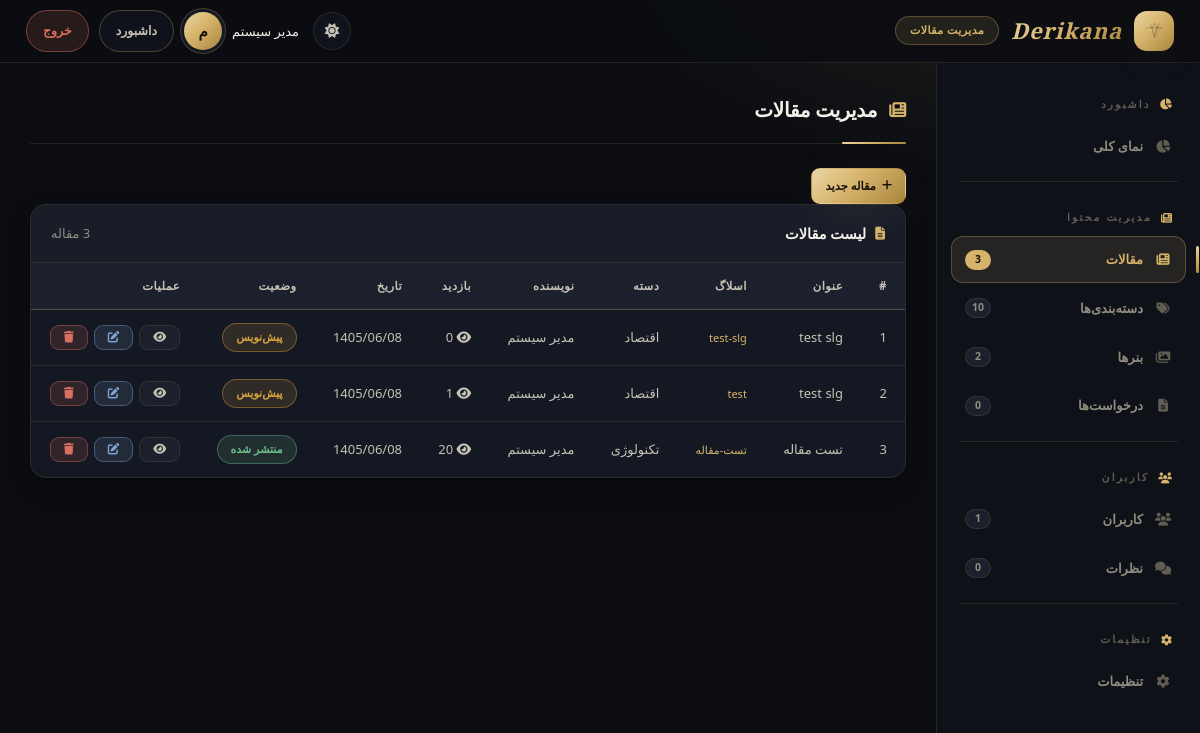
/admin/articles.php (signed in), run on the app's committed database.
### tables this page shows
CREATE TABLE `articles`  (
  `id` int NOT NULL AUTO_INCREMENT,
  `title` varchar(255) NOT NULL,
  `slug` varchar(255) NOT NULL,
  `content` longtext NOT NULL,
  `excerpt` text NULL,
  `image` varchar(255) NULL DEFAULT NULL,
  `author_id` int NOT NULL,
  `category_id` int NULL DEFAULT NULL,
  `views` int NULL DEFAULT 0,
  `status` enum('published','draft','archived') NULL DEFAULT 'draft',
  `featured` tinyint(1) NULL DEFAULT 0,
  `tags` varchar(255) NULL DEFAULT NULL,
  `meta_title` varchar(255) NULL DEFAULT NULL,
  `meta_description` text NULL,
  `created_at` datetime NULL DEFAULT current_timestamp(),
  `updated_at` datetime NULL DEFAULT current_timestamp() ON UPDATE CURRENT_TIMESTAMP,
  PRIMARY KEY (`id`) USING BTREE,
  UNIQUE INDEX `slug`(`slug` ASC) USING BTREE,
  INDEX `author_id`(`author_id` ASC) USING BTREE,
  INDEX `category_id`(`category_id` ASC) USING BTREE,
  CONSTRAINT `articles_ibfk_1` FOREIGN KEY (`author_id`) REFERENCES `users` (`id`) ON DELETE CASCADE ON UPDATE RESTRICT,
  CONSTRAINT `articles_ibfk_2` FOREIGN KEY (`category_id`) REFERENCES `categories` (`id`) ON DELETE SET NULL ON UPDATE RESTRICT
);

CREATE TABLE `categories`  (
  `id` int NOT NULL AUTO_INCREMENT,
  `name` varchar(100) NOT NULL,
  `slug` varchar(100) NOT NULL,
  `color` varchar(7) NULL DEFAULT '#6C63FF',
  `parent_id` int NULL DEFAULT NULL,
  `icon` varchar(50) NULL DEFAULT NULL,
  `description` text NULL,
  `sort_order` int NULL DEFAULT 0,
  `active` tinyint(1) NULL DEFAULT 1,
  `created_at` datetime NULL DEFAULT current_timestamp(),
  `link_type` enum('internal','external') NULL DEFAULT 'internal',
  `external_link` varchar(500) NULL DEFAULT NULL,
  `link_target` tinyint(1) NULL DEFAULT 0,
  PRIMARY KEY (`id`) USING BTREE,
  UNIQUE INDEX `slug`(`slug` ASC) USING BTREE,
  INDEX `fk_categories_parent`(`parent_id` ASC) USING BTREE,
  CONSTRAINT `fk_categories_parent` FOREIGN KEY (`parent_id`) REFERENCES `categories` (`id`) ON DELETE CASCADE ON UPDATE RESTRICT
);

CREATE TABLE `users`  (
  `id` int NOT NULL AUTO_INCREMENT,
  `name` varchar(100) NOT NULL,
  `username` varchar(50) NOT NULL,
  `email` varchar(100) NOT NULL,
  `password` varchar(255) NOT NULL,
  `role` enum('admin','editor','user') NULL DEFAULT 'user',
  `avatar` varchar(255) NULL DEFAULT NULL,
  `registered_at` datetime NULL DEFAULT current_timestamp(),
  `status` enum('active','inactive') NULL DEFAULT 'active',
  PRIMARY KEY (`id`) USING BTREE,
  UNIQUE INDEX `username`(`username` ASC) USING BTREE,
  UNIQUE INDEX `email`(`email` ASC) USING BTREE
);

### includes/functions.php (called while the page is built, shortened)
<?php
function getPersianDate($timestamp = null) {
    return jdate('Y/m/d', $timestamp);
}
function jdate($format, $timestamp = null) {
    $jmonths = ['', 'فروردین', 'اردیبهشت', 'خرداد', 'تیر', 'مرداد', 'شهریور', 'مهر', 'آبان', 'آذر', 'دی', 'بهمن', 'اسفند'];
    $jweekdays = ['شنبه', 'یکشنبه', 'دوشنبه', 'سه‌شنبه', 'چهارشنبه', 'پنجشنبه', 'جمعه'];
    $date = getdate($timestamp);
    $year = $date['year'];
    $month = $date['mon'];
    $day = $date['mday'];
    $hours = $date['hours'];
    $minutes = $date['minutes'];
    $seconds = $date['seconds'];
    $weekday = $date['wday'];
    $gy = $year;
    $gm = $month;
    $gd = $day;
    $days = [0, 31, 59, 90, 120, 151, 181, 212, 243, 273, 304, 334];
    $jd = $days[$gm - 1] + $gd;
    $jy = $gy - 621;
    $jdn = $jd + 286;
    $jdn = $jdn % 365;
    $jdn = $jdn > 0 ? $jdn : 365;
    $jdn = $jdn + 1;
    $jmonth = 1;
    $jday = 1;
    for ($i = 1; $i <= 12; $i++) {
        $days_in_month = ($i <= 6) ? 31 : 30;
        if ($jdn <= $days_in_month) {
            $jmonth = $i;
            $jday = $jdn;
            break;
        }
        $jdn -= $days_in_month;
    }
    $replacements = [
        'Y' => $jy,
        'm' => str_pad($jmonth, 2, '0', STR_PAD_LEFT),
        'd' => str_pad($jday, 2, '0', STR_PAD_LEFT),
        'F' => $jmonths[$jmonth],
        'n' => $jmonth,
        'j' => $jday,
        'H' => str_pad($hours, 2, '0', STR_PAD_LEFT),
        'i' => str_pad($minutes, 2, '0', STR_PAD_LEFT),
        's' => str_pad($seconds, 2, '0', STR_PAD_LEFT),
        'l' => $jweekdays[($weekday + 1) % 7],
        'w' => ($weekday + 1) % 7,
    ];
    $result = '';
    $len = strlen($format);
    for ($i = 0; $i < $len; $i++) {
        $char = $format[$i];
        if (isset($replacements[$char])) {
            $result .= $replacements[$char];
        } else {
            $result .= $char;
        }
    }
    return $result;
}
?>

### admin/articles.php (the view, shortened to what this page needs)
<?php
require_once '../includes/functions.php';
$articles = $pdo->query("SELECT a.*, u.name as author_name, c.name as category_name
                         FROM articles a
                         LEFT JOIN users u ON a.author_id = u.id
                         LEFT JOIN categories c ON a.category_id = c.id
                         ORDER BY a.created_at DESC")->fetchAll();
$edit_article = null;
?>
<!DOCTYPE html>
<html lang="fa" dir="rtl" data-theme="dark">
<head>
    <link href="https://cdn.jsdelivr.net/gh/rastikerdar/vazirmatn@v33.003/Vazirmatn-font-face.css" rel="stylesheet" />
    <link rel="stylesheet" href="https://cdnjs.cloudflare.com/ajax/libs/font-awesome/6.5.2/css/all.min.css" />
    <link rel="stylesheet" href="../assets/css/admin.css" />
</head>
<body>
    <header class="admin-header">
        <div class="logo">
            <span class="brand-mark" aria-hidden="true"></span>
            <span class="brand-en">Derikana</span>
            <span class="badge">مدیریت مقالات</span>
        </div>
        <button class="theme-btn" onclick="toggleAdminTheme()" aria-label="تغییر پوسته"><i class="fas fa-sun i-sun"></i><i class="fas fa-moon i-moon"></i></button>
        <div class="user-info">
            <span style="font-weight:500;"><?php echo $_SESSION['user_name']; ?></span>
            <div class="avatar"><?php echo mb_substr($_SESSION['user_name'], 0, 1); ?></div>
            <button class="back-btn" onclick="window.location.href='index.php'">داشبورد</button>
            <button class="back-btn danger" onclick="window.location.href='logout.php'">خروج</button>
        </div>
    </header>
    <div class="admin-layout">
        <?php $current_page = 'articles.php'; require __DIR__ . '/partials/sidebar.php'; ?>
        <div class="admin-content">
        <div class="page-title"><i class="fas fa-newspaper"></i> مدیریت مقالات</div>
        <button class="btn-primary-sm" onclick="toggleForm()">
            <i class="fas fa-plus"></i> <?php echo $edit_article ? 'ویرایش مقاله' : 'مقاله جدید'; ?>
        </button>
        <div class="admin-table-container">
            <div class="table-header">
                <h3><i class="fas fa-file-lines" aria-hidden="true"></i> لیست مقالات</h3>
                <span style="font-size:13px; color:var(--text-light);"><?php echo count($articles); ?> مقاله</span>
            </div>
            <table class="admin-table">
                <thead>
                    <tr>
                        <th>#</th>
                        <th>عنوان</th>
                        <th>اسلاگ</th>
                        <th>دسته</th>
                        <th>نویسنده</th>
                        <th>بازدید</th>
                        <th>تاریخ</th>
                        <th>وضعیت</th>
                        <th>عملیات</th>
                    </tr>
                </thead>
                <tbody>
                    <?php if (count($articles) > 0): ?>
                        <?php foreach ($articles as $index => $a): ?>
                            <tr>
                                <td><?php echo $index + 1; ?></td>
                                <td style="font-weight:500;"><?php echo $a['title']; ?></td>
                                <td>
                                    <?php if ($a['slug']): ?>
                                        <span style="font-size:11px; color:var(--primary);"><?php echo $a['slug']; ?></span>
                                    <?php else: ?>
                                        <span style="font-size:11px; color:var(--danger);"><i class="fas fa-circle-xmark" aria-hidden="true"></i> خالی</span>
                                    <?php endif; ?>
                                </td>
                                <td><?php echo $a['category_name'] ?? 'بدون دسته'; ?></td>
                                <td><?php echo $a['author_name'] ?? 'نامشخص'; ?></td>
                                <td><i class="fas fa-eye" aria-hidden="true"></i> <?php echo number_format($a['views']); ?></td>
                                <td><?php echo getPersianDate(strtotime($a['created_at'])); ?></td>
                                <td>
                                    <span class="status-badge <?php echo $a['status']; ?>">
                                        <?php echo $a['status'] == 'published' ? 'منتشر شده' : ($a['status'] == 'draft' ? 'پیش‌نویس' : 'بایگانی'); ?>
                                    </span>
                                </td>
                                <td>
                                    <div class="action-btns">
                                        <?php if ($a['slug']): ?>
                                            <button class="btn-view" onclick="window.location.href='../article.php?slug=<?php echo $a['slug']; ?>'"><i class="fas fa-eye"></i></button>
                                        <?php else: ?>
                                            <button class="btn-view" disabled style="opacity:0.5;"><i class="fas fa-eye"></i></button>
                                        <?php endif; ?>
                                        <button class="btn-edit" onclick="window.location.href='articles.php?edit=<?php echo $a['id']; ?>'"><i class="fas fa-edit"></i></button>
                                        <button class="btn-delete" onclick="if(confirm('آیا از حذف این مقاله مطمئن هستید؟')) window.location.href='articles.php?delete=<?php echo $a['id']; ?>'"><i class="fas fa-trash"></i></button>
                                    </div>
                                </td>
                            </tr>
                        <?php endforeach; ?>
                    <?php endif; ?>
                </tbody>
            </table>
        </div>
    </div>
    </div>
</body>
</html>

### data on the page
articles: title "test slg", slug "test-slg", category.name "اقتصاد", author.name "مدیر سیستم", views "0", created_at "1405/06/08", status "پیش‌نویس"
articles: title "test slg", slug "test", category.name "اقتصاد", author.name "مدیر سیستم", views "1", created_at "1405/06/08", status "پیش‌نویس"
articles: title "تست مقاله", slug "تست-مقاله", category.name "تکنولوژی", author.name "مدیر سیستم", views "20", created_at "1405/06/08", status "منتشر شده"

### other printed values
$_SESSION['user_name'] "مدیر سیستم"
mb_substr($_SESSION['user_name'], 0, 1) "م"
$__item['section'] "داشبورد"
$__item['label'] "نمای کلی"
$__item['section'] "مدیریت محتوا"
$__item['label'] "مقالات"
$__cnt[$__item['count']] "3"
$__item['label'] "دسته‌بندی‌ها"
$__cnt[$__item['count']] "10"
$__item['label'] "بنرها"
$__cnt[$__item['count']] "2"
$__item['label'] "درخواست‌ها"
$__cnt[$__item['count']] "0"
$__item['section'] "کاربران"
$__item['label'] "کاربران"
